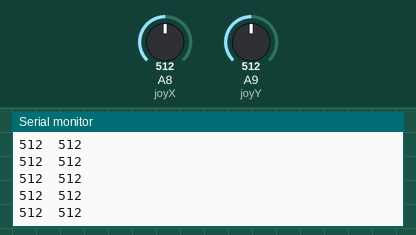
Bench run of a sketch on a simulated Arduino Mega 2560, built with avr-gcc and run on an emulated ATmega2560. On the bench: the last lines printed to the serial monitor. The inputs (shaded band) are chosen by the test bench; at power-on: A8 (joyX) = 512, A9 (joyY) = 512.

Above: at 1.2 s.
1.3 s: A8 (joyX) set to 988
At 1.9 s:
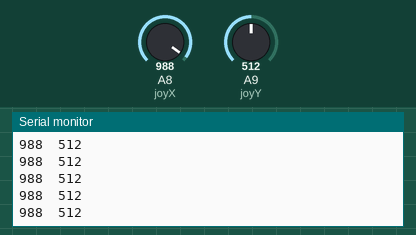
2.8 s: A8 (joyX) set to 1013
At 3.9 s:
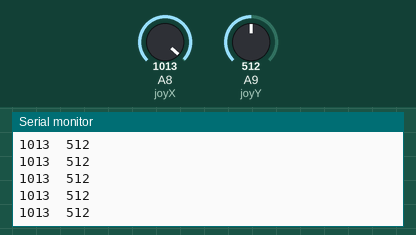
Timing chart, 0 to 5.8 s (numbered marks = the images above; inputs shaded):
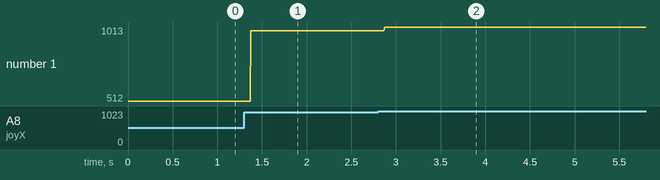

Measured:
- after the input at 1.3 s, the serial monitor: prints a new line after 0.08 s (image 1)
- after the input at 2.8 s, the serial monitor: prints a new line after 0.07 s (image 2)
- plotted number 1: 512 → 988 after the input at 1.3 s, 988 → 1013 after the input at 2.8 s

The sketch:

joystick.ino
```cpp
#define joyX A8
#define joyY A9

void setup() {
  Serial.begin(9600);
}

void loop() {
  // put your main code here, to run repeatedly:
  int xValue = analogRead(joyX);
  int yValue = analogRead(joyY);

  //print the values with to plot or view
  Serial.print(xValue);
  Serial.print("\t");
  Serial.println(yValue);
}
```
